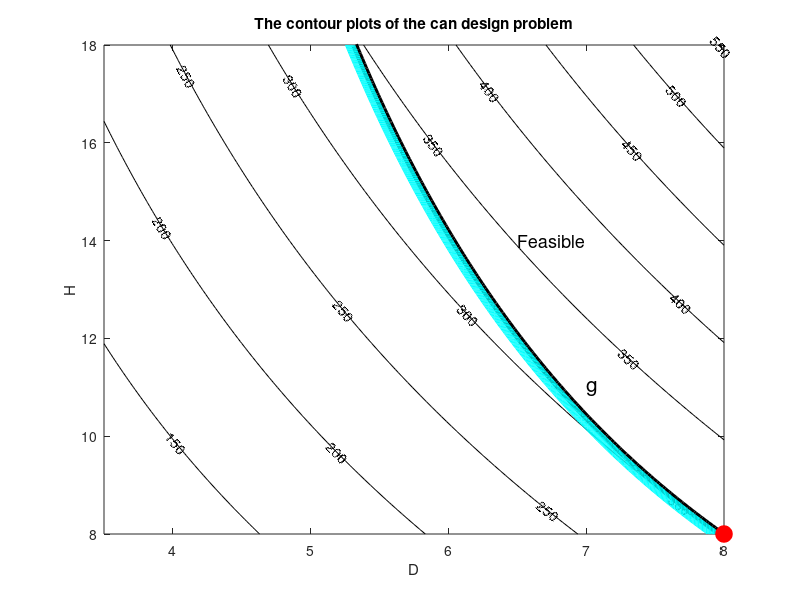

Write MATLAB code to recreate this figure.
clear;
clc;
close all; % close all current figure 

%% Generate the meshgrid for the boundary D, H using "meshgrid"

[D, H] = meshgrid(3.5:0.045:8, 8:0.1:18); % fill the meshgrid function

%% Write the objective function

S = pi * D .* H + (pi * D.^2) ./ 2; % fill the objective function


%% plot the objective function

c_levels = 100:50:600;
fc = contour(D, H, S, c_levels, 'k');
clabel(fc);

%% Write constraints

V = 400 - (pi * D.^2 .* H) ./ 4; % fill the constraint equation

%% Plot constrains
hold on;

infeasible_levels = 0:1:10;
contour(D, H, V, [0,0], 'k', 'LineWidth', 5);
contour(D, H, V, infeasible_levels, 'c');

% Labeling the axes and adding a title to the plot.

text(7, 11, "g", "FontSize", 15); % Labeling constraint g1.

plot(8, 8, 'ro', 'MarkerSize', 12, 'MarkerFaceColor', 'r');   % identify the optimum point from the plot 

text(6.5, 14, "Feasible", 'FontSize',13);

xlabel('D');
ylabel('H');
title('The contour plots of the can design problem');
